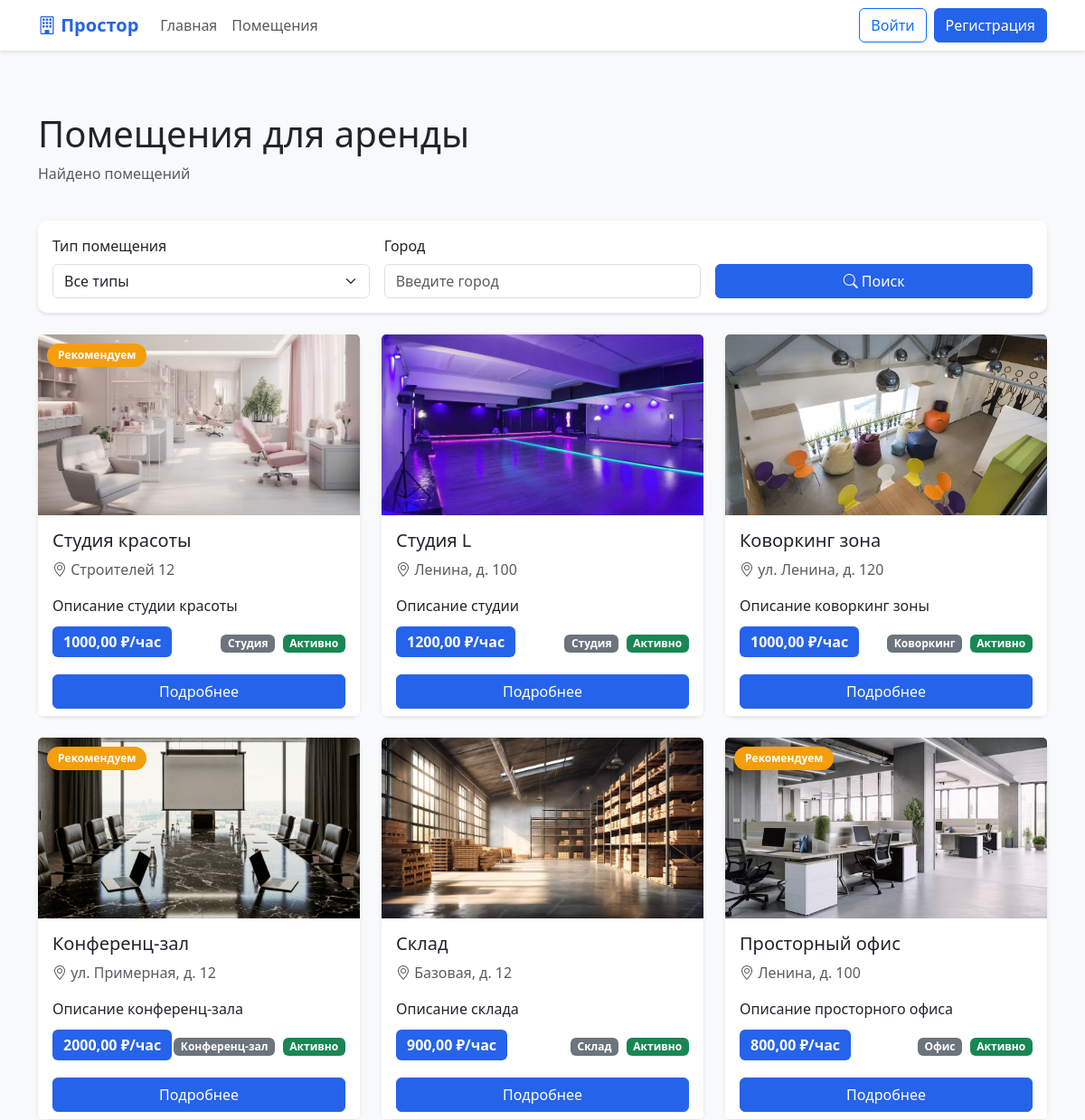
/properties/ (upper part), run on an earlier commit of the app's database.
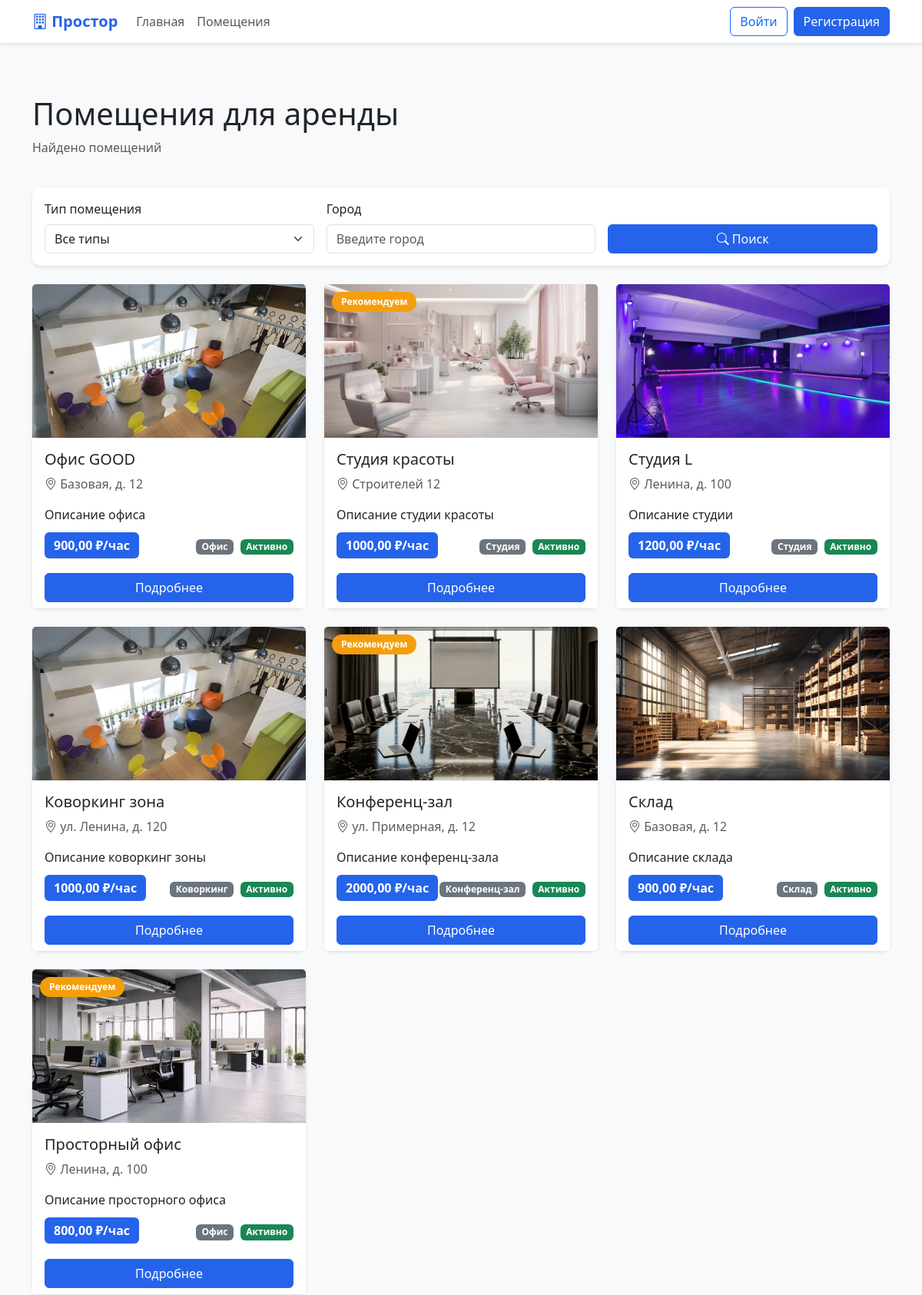
And on a later commit of the database.
### core/models.py (models this page shows, shortened)
class Property(models.Model):
    PROPERTY_TYPE_CHOICES = [
        ('office', 'Офис'),
        ('conference', 'Конференц-зал'),
        ('coworking', 'Коворкинг'),
        ('shop', 'Торговая площадь'),
        ('warehouse', 'Склад'),
        ('studio', 'Студия'),
        ('other', 'Другое'),
    ]
    STATUS_CHOICES = [
        ('draft', 'Черновик'),
        ('pending', 'На модерации'),
        ('active', 'Активно'),
        ('inactive', 'Неактивно'),
    ]
    landlord = models.ForeignKey(
        User,
        on_delete=models.CASCADE,
        related_name='properties',
        verbose_name='Владелец'
    )
    title = models.CharField(
        max_length=200,
        verbose_name='Название'
    )
    slug = models.SlugField(
        unique=True,
        verbose_name='Slug'
    )
    description = models.TextField(
        verbose_name='Описание'
    )
    property_type = models.CharField(
        max_length=20,
        choices=PROPERTY_TYPE_CHOICES,
        default='office',
        verbose_name='Тип помещения'
    )
    category = models.ForeignKey(
        Category,
        on_delete=models.SET_NULL,
        null=True,
        blank=True,
        related_name='properties',
        verbose_name='Категория'
    )
    city = models.CharField(
        max_length=100,
        default='Москва',
        verbose_name='Город'
    )
    address = models.CharField(
        max_length=200,
        default='Не указан',
        verbose_name='Адрес'
    )
    latitude = models.FloatField(
        null=True,
        blank=True,
        verbose_name='Широта'
    )
    longitude = models.FloatField(
        null=True,
        blank=True,
        verbose_name='Долгота'
    )
    price_per_hour = models.DecimalField(
        max_digits=10,
        decimal_places=2,
        default=1000.00,
        verbose_name='Цена за час'
    )
    price_per_day = models.DecimalField(
        max_digits=10,
        decimal_places=2,
        null=True,
        blank=True,
        verbose_name='Цена за день'
    )
    price_per_week = models.DecimalField(
        max_digits=10,
        decimal_places=2,
        null=True,
        blank=True,
        verbose_name='Цена за неделю'
    )
    price_per_month = models.DecimalField(
        max_digits=10,
        decimal_places=2,
        null=True,
        blank=True,
        verbose_name='Цена за месяц'
    )
    capacity = models.PositiveIntegerField(
        default=1,
        verbose_name='Вместимость'
    )
    area = models.DecimalField(
        max_digits=8,
        decimal_places=2,
        default=10.00,
        verbose_name='Площадь (м²)'
    )
    floor = models.IntegerField(
        null=True,
        blank=True,
        verbose_name='Этаж'
    )
    amenities = models.ManyToManyField(
        Amenity,
        blank=True,
        related_name='properties',
        verbose_name='Удобства'
    )
    is_featured = models.BooleanField(
        default=False,
        verbose_name='Рекомендуемое'
    )
    status = models.CharField(
        max_length=20,
        choices=STATUS_CHOICES,
        default='draft',
        verbose_name='Статус'
    )
    views_count = models.PositiveIntegerField(
        default=0,
        verbose_name='Количество просмотров'
    )
    created_at = models.DateTimeField(
        auto_now_add=True,
        verbose_name='Дата создания'
    )
    updated_at = models.DateTimeField(
        auto_now=True,
        verbose_name='Дата обновления'
    )
    class Meta:
        verbose_name = 'Помещение'
        verbose_name_plural = 'Помещения'
        ordering = ['-created_at']

class PropertyImage(models.Model):
    property = models.ForeignKey(
        Property,
        on_delete=models.CASCADE,
        related_name='images',
        verbose_name='Помещение'
    )
    image = models.ImageField(
        upload_to='properties/',
        verbose_name='Изображение'
    )
    is_main = models.BooleanField(
        default=False,
        verbose_name='Главное изображение'
    )
    uploaded_at = models.DateTimeField(
        auto_now_add=True,
        verbose_name='Дата загрузки'
    )
    class Meta:
        verbose_name = 'Изображение помещения'
        verbose_name_plural = 'Изображения помещений'

### core/views.py (the view)
# urls.py: path('properties/', views.property_list, name='property_list'),
def property_list(request):
    properties = Property.objects.filter(status='active').select_related('landlord', 'category')
    property_type = request.GET.get('property_type')
    city = request.GET.get('city')
    category = request.GET.get('category')
    min_price = request.GET.get('min_price')
    max_price = request.GET.get('max_price')
    if property_type:
        properties = properties.filter(property_type=property_type)
    if city:
        properties = properties.filter(city__icontains=city)
    if category:
        properties = properties.filter(category_id=category)
    if min_price:
        properties = properties.filter(price_per_hour__gte=float(min_price))
    if max_price:
        properties = properties.filter(price_per_hour__lte=float(max_price))
    paginator = Paginator(properties, 12)
    page = request.GET.get('page')
    properties_page = paginator.get_page(page)
    context = {
        'properties': properties_page,
        'property_types': Property.PROPERTY_TYPE_CHOICES,
        'categories': Category.objects.all(),
        'title': 'Все помещения для аренды'
    }
    return render(request, 'core/property_list.html', context)

### templates/core/property_list.html (shortened to what this page needs)
{% extends 'base.html' %}
{% block content %}
<div class="container py-5">
    <div class="row mb-4">
        <div class="col">
            <h1>Помещения для аренды</h1>
            <p class="text-muted">Найдено {{ properties.count }} помещений</p>
        </div>
    </div>
    <div class="card mb-4">
        <div class="card-body">
            <form method="get" class="row g-3">
                <div class="col-md-4">
                    <label for="property_type" class="form-label">Тип помещения</label>
                    <select name="property_type" id="property_type" class="form-select">
                        <option value="">Все типы</option>
                    </select>
                </div>
                <div class="col-md-4">
                    <label for="city" class="form-label">Город</label>
                    <input type="text" name="city" id="city" class="form-control"
                           placeholder="Введите город" value="{{ request.GET.city }}">
                </div>
                <div class="col-md-4 d-flex align-items-end">
                    <button type="submit" class="btn btn-primary w-100">
                        <i class="bi bi-search"></i> Поиск
                    </button>
                </div>
            </form>
        </div>
    </div>
    {% if properties %}
        <div class="row">
            {% for property in properties %}
            <div class="col-md-6 col-lg-4 mb-4">
                <div class="card property-card h-100">
                    <div class="position-relative">
                        {% if property.is_featured %}
                        <div class="featured-badge">Рекомендуем</div>
                        {% endif %}
                        {% if property.images.first %}
                        <img src="{{ property.images.first.image.url }}"
                             class="card-img-top"
                             alt="{{ property.title }}"
                             style="height: 200px; object-fit: cover;">
                        {% else %}
                        <div class="card-img-top bg-light d-flex align-items-center justify-content-center"
                             style="height: 200px;">
                            <i class="bi bi-building text-secondary" style="font-size: 3rem;"></i>
                        </div>
                        {% endif %}
                    </div>
                    <div class="card-body">
                        <h5 class="card-title">{{ property.title }}</h5>
                        <p class="card-text text-muted">
                            <i class="bi bi-geo-alt"></i> {{ property.address|truncatechars:30 }}
                        </p>
                        <p class="card-text">{{ property.description|truncatechars:80 }}</p>
                        <div class="d-flex justify-content-between align-items-center mt-3">
                            <div>
                                <span class="price-tag">{{ property.price_per_hour|default:"0" }} ₽/час</span>
                            </div>
                            <div>
                                <span class="badge bg-secondary">{{ property.get_property_type_display }}</span>
                                <span class="badge bg-{% if property.status == 'active' %}success{% else %}secondary{% endif %} ms-1">
                                    {{ property.get_status_display }}
                                </span>
                            </div>
                        </div>
                    </div>
                    <div class="card-footer bg-white border-0">
                        <div class="d-grid">
                            <a href="{% url 'property_detail' property.slug %}" class="btn btn-primary">
                                Подробнее
                            </a>
                        </div>
                    </div>
                </div>
            </div>
            {% endfor %}
        </div>
    {% endif %}
</div>
{% endblock %}

What changed in the data, as far as the page shows it:
added Property: images.first.image (picture), title "Офис GOOD", address "Базовая, д. 12", description "Описание офиса", price_per_hour "900,00", property_type "Офис", status "Активно"
